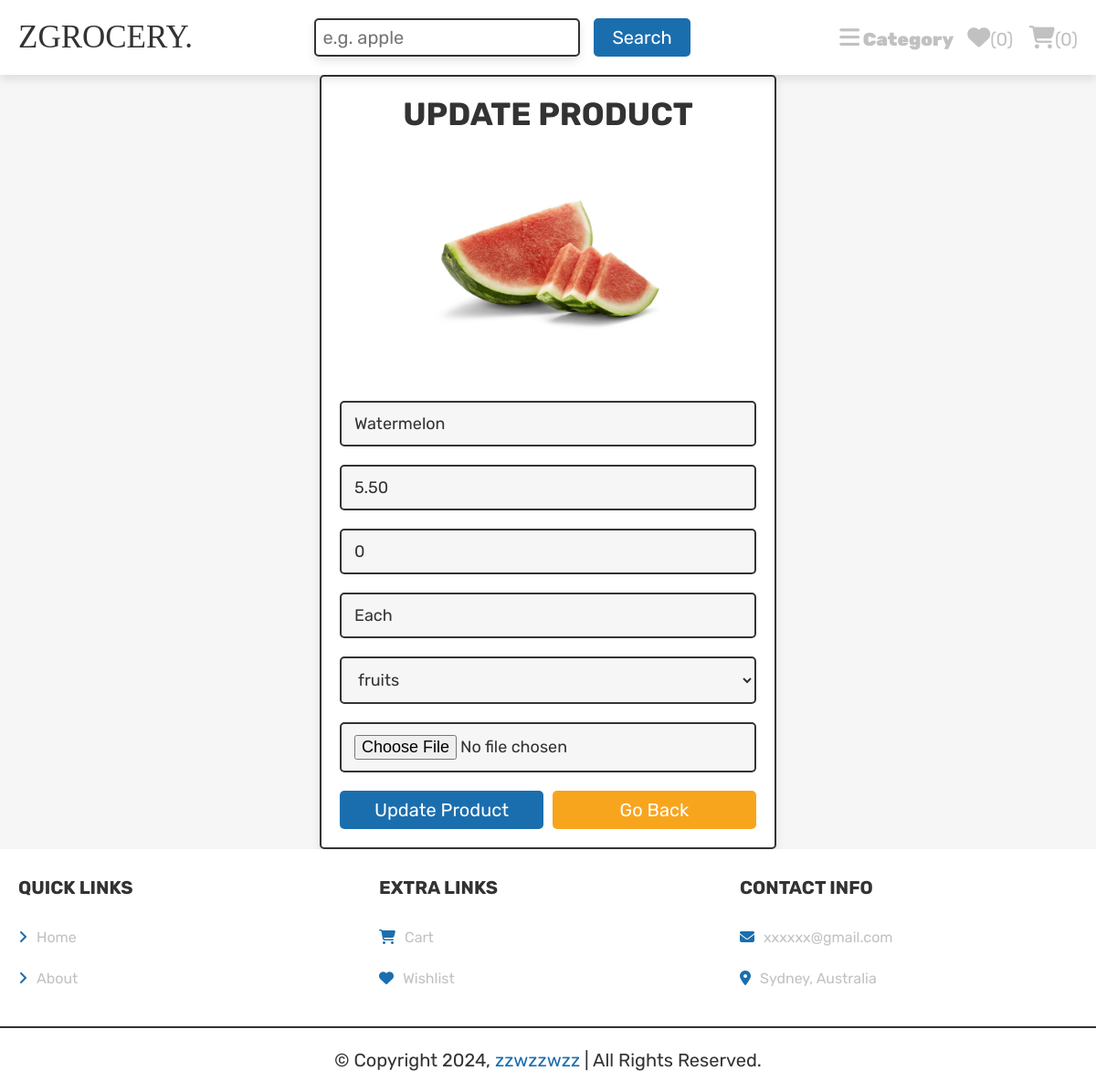
Screenshot of /admin_update_product.php?update=44 with the database file from the repository.
### tables this page shows
CREATE TABLE `products` (
  `id` int(100) NOT NULL,
  `name` varchar(100) NOT NULL,
  `category` varchar(20) NOT NULL,
  `price` decimal(6,2) NOT NULL,
  `unit` varchar(100) NOT NULL,
  `quantity` int(100) NOT NULL DEFAULT 0,
  `image` varchar(100) NOT NULL
);

### admin_update_product.php (the view, shortened to what this page needs)
<?php
@include 'config.php';
?>
<!DOCTYPE html>
<html lang="en">
<head>
   <link rel="stylesheet" href="https://cdnjs.cloudflare.com/ajax/libs/font-awesome/6.1.1/css/all.min.css">
   <link rel="stylesheet" href="css/style.css">
</head>
<body>
<?php include 'header.php'; ?>
<section class="update-product">
   <h1 class="title">Update Product</h1>
   <?php
      $update_id = $_GET['update'];
      $select_products = $conn->prepare("SELECT * FROM `products` WHERE id = ?");
      $select_products->execute([$update_id]);
      if($select_products->rowCount() > 0){
         while($fetch_products = $select_products->fetch(PDO::FETCH_ASSOC)){
   ?>
   <form action="" method="post" enctype="multipart/form-data">
      <img src="uploaded_img/<?= $fetch_products['image']; ?>" alt="">
      <input type="text" name="name" placeholder="Enter product name" required class="box" value="<?= $fetch_products['name']; ?>">
      <input type="number" step = "0.01" name="price" min="0" placeholder="Enter product price" required class="box" value="<?= $fetch_products['price']; ?>">
      <input type="number" min="0" name="quantity" class="box" placeholder="Enter product quantity" required class="box" value="<?= $fetch_products['quantity']; ?>">
      <input type="text" name="unit" class="box" placeholder="Enter product unit" required class="box" value="<?= $fetch_products['unit']; ?>">
      <select name="category" class="box" required>
         <option selected><?= $fetch_products['category']; ?></option>
      </select>
      <input type="file" name="image" class="box" accept="image/jpg, image/jpeg, image/png">
      <div class="flex-btn">
         <input type="submit" class="btn" value="update product" name="update_product">
         <a href="admin.php" class="option-btn">Go back</a>
      </div>
   </form>
   <?php
         }
      }else{
         echo '<p class="empty">No products found!</p>';
      }
   ?>
</section>
<?php include 'footer.php'; ?>
</body>
</html>

### css/style.css (style rules this page uses)
.update-product { max-width: 50rem; padding:2rem; margin:0 auto; text-align: center; border:var(--border); box-shadow: var(--box-shadow); background-color: var(--white); border-radius: .5rem; }
.update-product img { height: 25rem; object-fit: cover; margin-bottom: 1rem; }
.update-product .box { width: 100%; border:var(--border); background-color: var(--white); border-radius: .5rem; background-color: var(--light-bg); padding:1.2rem 1.4rem; font-size: 1.8rem; color:var(--black); margin:1rem 0; }

### css/components.css (style rules this page uses)
:root { --blue:#1b6eae; --orange:#f8a51e; --red:#ed5241; --black:#333; --light-color:#b8b8b8df; --white:#fff; --light-bg:#f6f6f6; --border:.2rem solid var(--black); --box-shadow:0 .5rem 1rem rgba(0,0,0,.1); }
* { font-family: 'Rubik', sans-serif; margin:0; padding:0; box-sizing: border-box; outline: none; border:none; text-decoration: none; color:var(--black); }
body { background-color: var(--light-bg); }
html { font-size: 62.5%; overflow-x: hidden; scroll-behavior: smooth; scroll-padding-top: 6.5rem; }
section { padding:3rem 2rem; max-width: 1200px; margin:0 auto; }
.btn, .delete-btn, .option-btn { display: block; width: 100%; margin-top: 1rem; border-radius: .5rem; color:var(--white); font-size: 2rem; padding:0.9rem 2rem; text-transform: capitalize; cursor: pointer; text-align: center; }
.btn { background-color: var(--blue); }
.option-btn { background-color: var(--orange); }
.flex-btn { display: flex; flex-wrap: wrap; gap:1rem; }
.flex-btn > * { flex:1; }
.title { text-align: center; margin-bottom: 2rem; text-transform: uppercase; color:var(--black); font-size: 3.5rem; }

### rows the page displays
products: image (picture), name "Watermelon", price "5.50", quantity "0", unit "Each", category "fruits"

### other values shown
$count_wishlist_items->rowCount() "0"
$count_cart_items->rowCount() "0"
